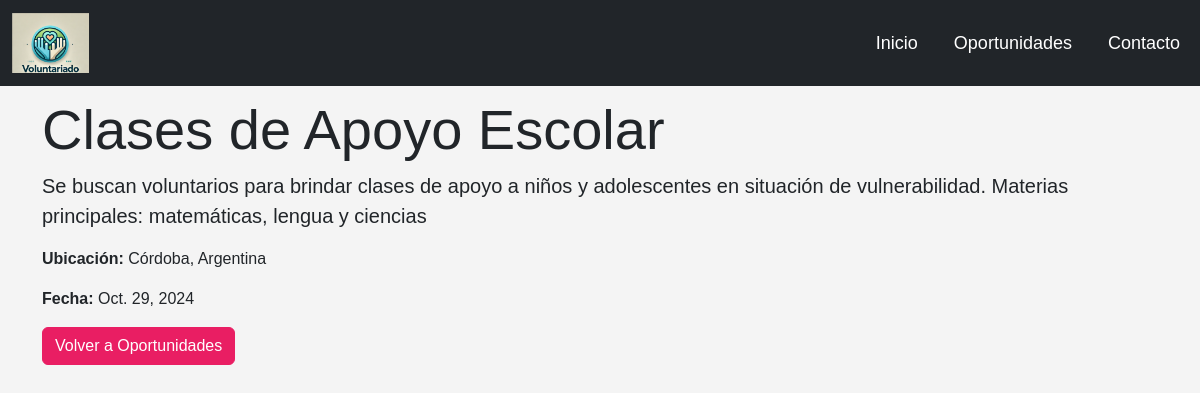
The app's page /oportunidad/9/ with its own data.
### voluntarios/models.py (models this page shows, shortened)
class Oportunidad(models.Model):
    nombre = models.CharField(max_length=200)
    descripcion = models.TextField()
    ubicacion = models.CharField(max_length=100)
    fecha = models.DateField()
    requisitos = models.TextField(null=True)  # Asegúrate de tener este campo
    contacto = models.CharField(max_length=100, null=True)  # Cambia a nullable
    imagen = models.ImageField(upload_to='voluntariados/', null=True, blank=True)

### voluntarios/views.py (the view)
# urls.py: path('oportunidad/<int:id>/', oportunidad_detalle, name='oportunidad_detalle'),  # Nueva ruta para los detalles
def oportunidad_detalle(request, id):
    oportunidad = get_object_or_404(Oportunidad, id=id)
    return render(request, 'oportunidad_detalle.html', {'oportunidad': oportunidad})

### voluntarios/templates/oportunidad_detalle.html (shortened to what this page needs)
{% load static %}
<!DOCTYPE html>
<html lang="es">
<head>
    <link href="https://cdn.jsdelivr.net/npm/bootstrap@5.3.0-alpha1/dist/css/bootstrap.min.css" rel="stylesheet">
    <link rel="stylesheet" href="{% static 'css/styless.css' %}">
</head>
<body>
    <nav class="navbar navbar-expand-lg navbar-dark bg-dark fixed-top">
        <div class="container-fluid">
            <a class="navbar-brand" href="#">
                <img src="{% static 'img/logo.png' %}" alt="Logo" class="logo">
            </a>
            <div class="collapse navbar-collapse" id="navbarNav">
                <ul class="navbar-nav ms-auto">
                    <li class="nav-item">
                        <a class="nav-link" href="/">Inicio</a>
                    </li>
                    <li class="nav-item">
                        <a class="nav-link" href="/#oportunidades">Oportunidades</a>
                    </li>
                    <li class="nav-item">
                        <a class="nav-link" href="/#contacto">Contacto</a>
                    </li>
                </ul>
            </div>
        </div>
    </nav>
    <section class="py-5 mt-5">
        <div class="container">
            <h1 class="display-4">{{ oportunidad.nombre }}</h1>
            <p class="lead">{{ oportunidad.descripcion }}</p>
            <p><strong>Ubicación:</strong> {{ oportunidad.ubicacion }}</p>
            <p><strong>Fecha:</strong> {{ oportunidad.fecha }}</p>
            <a href="/" class="btn btn-primary">Volver a Oportunidades</a>
        </div>
    </section>
</body>
</html>

### voluntarios/static/css/styless.css (style rules this page uses)
body { font-family: 'Arial', sans-serif; margin: 0; padding: 0; background-color: #f4f4f4; }
.navbar-dark { background-color: #e91e63; }
.navbar-nav .nav-link { color: #fff; font-size: 18px; margin-left: 20px; }
.navbar-brand .logo { height: 60px; }
.btn-primary { background-color: #e91e63; border-color: #e91e63; }

### records on screen
Oportunidad: nombre "Clases de Apoyo Escolar", descripcion "Se buscan voluntarios para brindar clases de apoyo a niños y adolescentes en situación de vulnerabilidad. Materias principales: matemáticas, lengua y ciencias", ubicacion "Córdoba, Argentina", fecha "Oct. 29, 2024"
